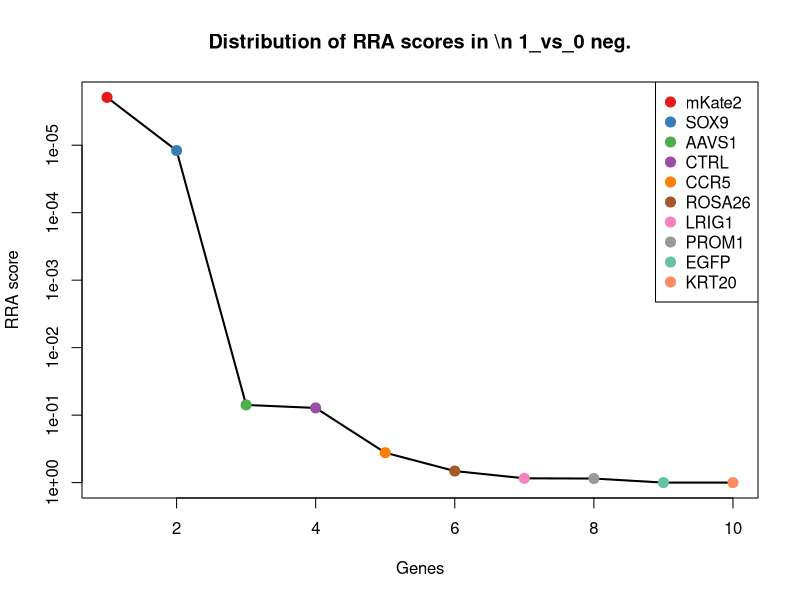
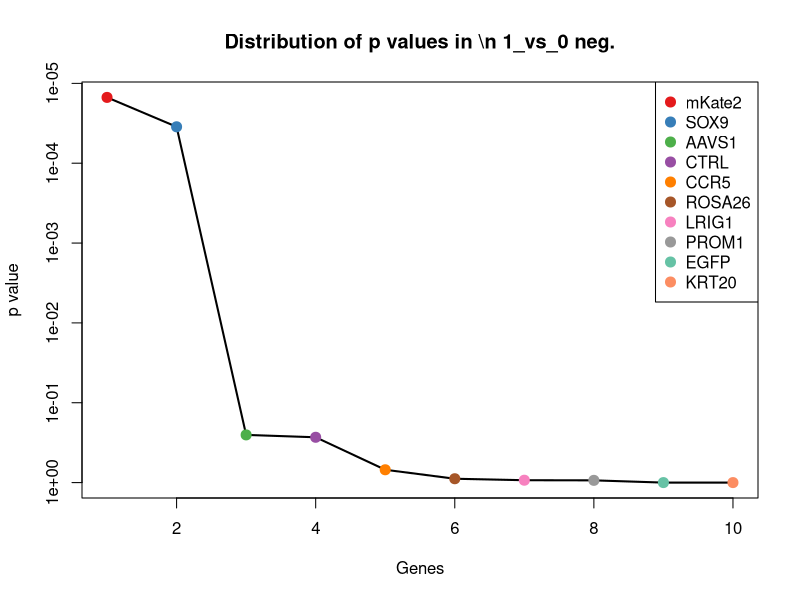
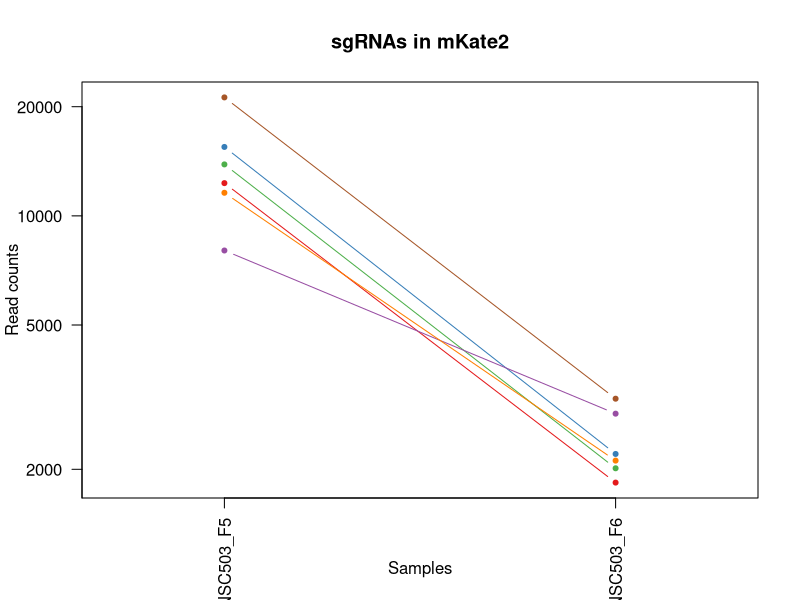
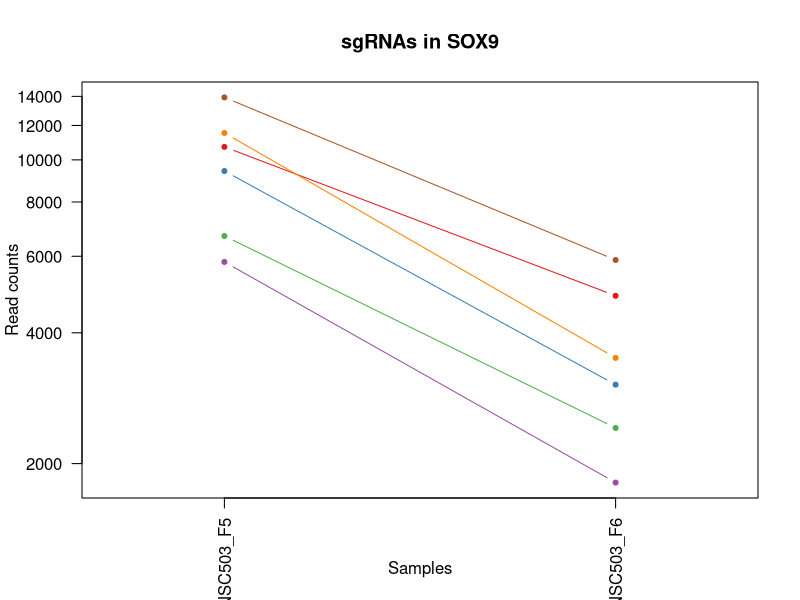
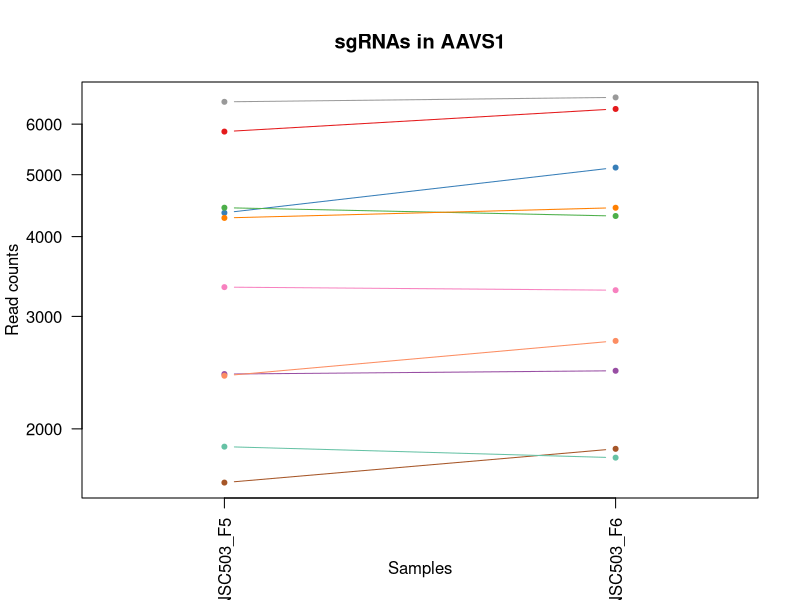
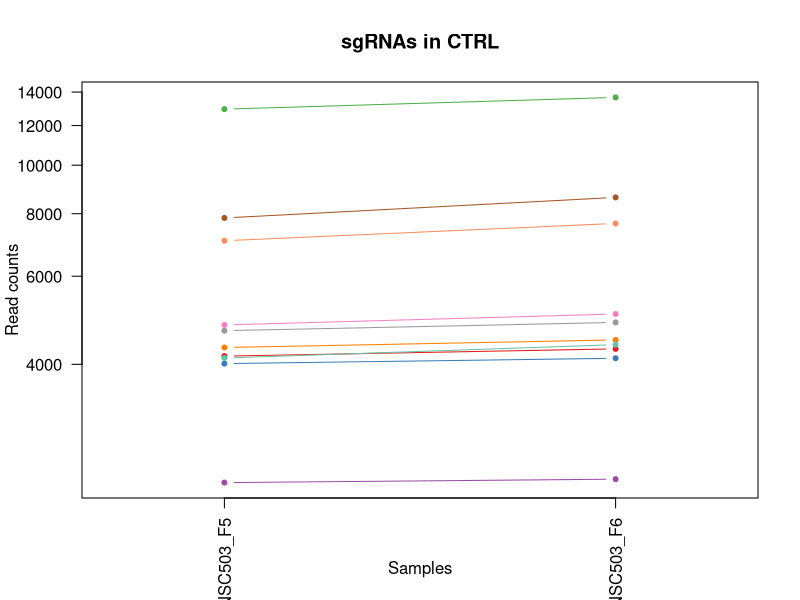
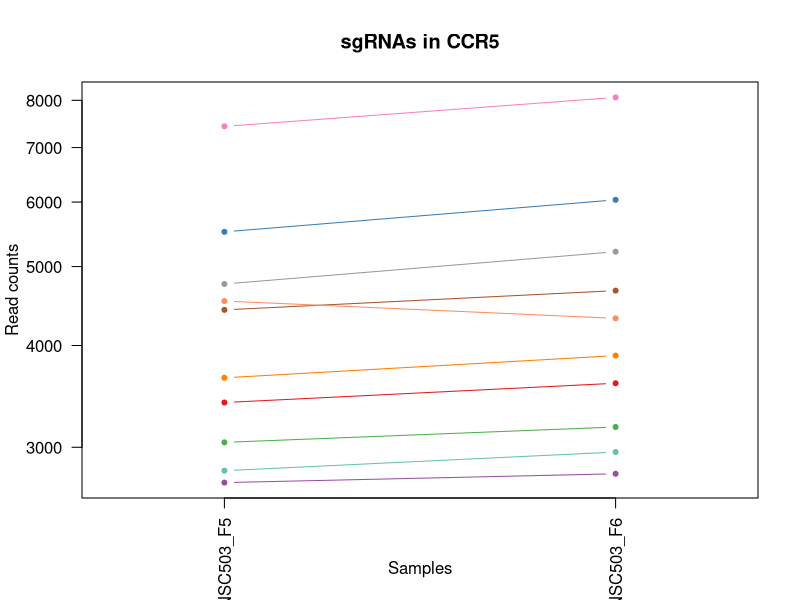
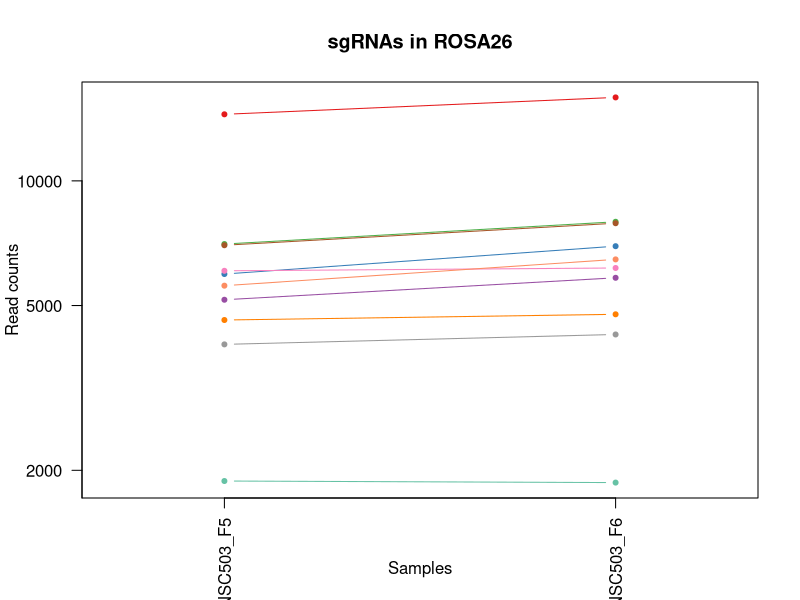

Here is the R script that generated these plots, in order: (Note: this script raises an error after producing the figures.)
pdf(file='S3B_c0_t1.pdf',width=4.5,height=4.5);
gstable=read.table('S3B_c0_t1.gene_summary.txt',header=T)
# 
#
# parameters
# Do not modify the variables beginning with "__"

# gstablename='__GENE_SUMMARY_FILE__'
startindex=3
# outputfile='__OUTPUT_FILE__'
targetgenelist=c("mKate2","SOX9","AAVS1","CTRL","CCR5","ROSA26","LRIG1","PROM1","EGFP","KRT20")
# samplelabel=sub('.\\w+.\\w+$','',colnames(gstable)[startindex]);
samplelabel='1_vs_0 neg.'


# You need to write some codes in front of this code:
# gstable=read.table(gstablename,header=T)
# pdf(file=outputfile,width=6,height=6)


# set up color using RColorBrewer
#library(RColorBrewer)
#colors <- brewer.pal(length(targetgenelist), "Set1")

colors=c( "#E41A1C", "#377EB8", "#4DAF4A", "#984EA3", "#FF7F00",  "#A65628", "#F781BF",
          "#999999", "#66C2A5", "#FC8D62", "#8DA0CB", "#E78AC3", "#A6D854", "#FFD92F", "#E5C494", "#B3B3B3", 
          "#8DD3C7", "#FFFFB3", "#BEBADA", "#FB8072", "#80B1D3", "#FDB462", "#B3DE69", "#FCCDE5",
          "#D9D9D9", "#BC80BD", "#CCEBC5", "#FFED6F")

######
# function definition

plotrankedvalues<-function(val, tglist, ...){
  
  plot(val,log='y',ylim=c(max(val),min(val)),type='l',lwd=2, ...)
  if(length(tglist)>0){
    for(i in 1:length(tglist)){
      targetgene=tglist[i];
      tx=which(names(val)==targetgene);ty=val[targetgene];
      points(tx,ty,col=colors[(i %% length(colors)) ],cex=2,pch=20)
      # text(tx+50,ty,targetgene,col=colors[i])
    }
    legend('topright',tglist,pch=20,pt.cex = 2,cex=1,col=colors)
  }
}



plotrandvalues<-function(val,targetgenelist, ...){
  # choose the one with the best distance distribution
  
  mindiffvalue=0;
  randval=val;
  for(i in 1:20){
    randval0=sample(val)
    vindex=sort(which(names(randval0) %in% targetgenelist))
    if(max(vindex)>0.9*length(val)){
      # print('pass...')
      next;
    }
    mindiffind=min(diff(vindex));
    if (mindiffind > mindiffvalue){
      mindiffvalue=mindiffind;
      randval=randval0;
      # print(paste('Diff: ',mindiffvalue))
    }
  }
  plot(randval,log='y',ylim=c(max(randval),min(randval)),pch=20,col='grey', ...)
  
  if(length(targetgenelist)>0){
    for(i in 1:length(targetgenelist)){
      targetgene=targetgenelist[i];
      tx=which(names(randval)==targetgene);ty=randval[targetgene];
      points(tx,ty,col=colors[(i %% length(colors)) ],cex=2,pch=20)
      text(tx+50,ty,targetgene,col=colors[i])
    }
  }
  
}




# set.seed(1235)



pvec=gstable[,startindex]
names(pvec)=gstable[,'id']
pvec=sort(pvec);

plotrankedvalues(pvec,targetgenelist,xlab='Genes',ylab='RRA score',main=paste('Distribution of RRA scores in \\n',samplelabel))

# plotrandvalues(pvec,targetgenelist,xlab='Genes',ylab='RRA score',main=paste('Distribution of RRA scores in \\n',samplelabel))


pvec=gstable[,startindex+1]
names(pvec)=gstable[,'id']
pvec=sort(pvec);

plotrankedvalues(pvec,targetgenelist,xlab='Genes',ylab='p value',main=paste('Distribution of p values in \\n',samplelabel))

# plotrandvalues(pvec,targetgenelist,xlab='Genes',ylab='p value',main=paste('Distribution of p values in \\n',samplelabel))



# you need to write after this code:
# dev.off()






# parameters
# Do not modify the variables beginning with "__"
targetmat=list(c(12308.894226224898,1837.2381008275133),c(15488.426429793843,2203.8410138202216),c(13862.515356909069,2012.092485595925),c(8024.183584267058,2846.663172316653),c(11576.192778157758,2112.6126391584417),c(21214.034902733216,3130.484782375524))
targetgene="mKate2"
collabel=c("S21_MNSC503_F5","S22_MNSC503_F6")

# set up color using RColorBrewer
#library(RColorBrewer)
#colors <- brewer.pal(length(targetgenelist), "Set1")

colors=c( "#E41A1C", "#377EB8", "#4DAF4A", "#984EA3", "#FF7F00",  "#A65628", "#F781BF",
          "#999999", "#66C2A5", "#FC8D62", "#8DA0CB", "#E78AC3", "#A6D854", "#FFD92F", "#E5C494", "#B3B3B3", 
          "#8DD3C7", "#FFFFB3", "#BEBADA", "#FB8072", "#80B1D3", "#FDB462", "#B3DE69", "#FCCDE5",
          "#D9D9D9", "#BC80BD", "#CCEBC5", "#FFED6F")


## code

targetmatvec=unlist(targetmat)+1
yrange=range(targetmatvec[targetmatvec>0]);
# yrange[1]=1; # set the minimum value to 1
for(i in 1:length(targetmat)){
  vali=targetmat[[i]]+1;
  if(i==1){
    plot(1:length(vali),vali,type='b',las=1,pch=20,main=paste('sgRNAs in',targetgene),ylab='Read counts',xlab='Samples',xlim=c(0.7,length(vali)+0.3),ylim = yrange,col=colors[(i %% length(colors))],xaxt='n',log='y')
    axis(1,at=1:length(vali),labels=(collabel),las=2)
    # lines(0:100,rep(1,101),col='black');
  }else{
    lines(1:length(vali),vali,type='b',pch=20,col=colors[(i %% length(colors))])
  }
}




# parameters
# Do not modify the variables beginning with "__"
targetmat=list(c(10709.938725008147,4865.513315294932),c(9424.648057746557,3037.566993368155),c(6680.080760638876,2415.0178070187867),c(5821.178227035088,1807.6733497797143),c(11530.858407625177,3501.3112312322037),c(13921.327513275663,5882.540751339219))
targetgene="SOX9"
collabel=c("S21_MNSC503_F5","S22_MNSC503_F6")

# set up color using RColorBrewer
#library(RColorBrewer)
#colors <- brewer.pal(length(targetgenelist), "Set1")

colors=c( "#E41A1C", "#377EB8", "#4DAF4A", "#984EA3", "#FF7F00",  "#A65628", "#F781BF",
          "#999999", "#66C2A5", "#FC8D62", "#8DA0CB", "#E78AC3", "#A6D854", "#FFD92F", "#E5C494", "#B3B3B3", 
          "#8DD3C7", "#FFFFB3", "#BEBADA", "#FB8072", "#80B1D3", "#FDB462", "#B3DE69", "#FCCDE5",
          "#D9D9D9", "#BC80BD", "#CCEBC5", "#FFED6F")


## code

targetmatvec=unlist(targetmat)+1
yrange=range(targetmatvec[targetmatvec>0]);
# yrange[1]=1; # set the minimum value to 1
for(i in 1:length(targetmat)){
  vali=targetmat[[i]]+1;
  if(i==1){
    plot(1:length(vali),vali,type='b',las=1,pch=20,main=paste('sgRNAs in',targetgene),ylab='Read counts',xlab='Samples',xlim=c(0.7,length(vali)+0.3),ylim = yrange,col=colors[(i %% length(colors))],xaxt='n',log='y')
    axis(1,at=1:length(vali),labels=(collabel),las=2)
    # lines(0:100,rep(1,101),col='black');
  }else{
    lines(1:length(vali),vali,type='b',pch=20,col=colors[(i %% length(colors))])
  }
}




# parameters
# Do not modify the variables beginning with "__"
targetmat=list(c(5839.557025899649,6336.148503129737),c(4357.000584158445,5129.06195320674),c(4437.867299162511,4307.161874077927),c(2435.8034761830677,2464.855530213648),c(4277.359122412017,4437.246778688243),c(1646.7403782646093,1860.0451944929582),c(3332.6888607736137,3296.0473882431984),c(6501.193785023822,6605.610091251106),c(1874.6374841851577,1801.7603995701545),c(2421.1004370914193,2745.2983115813417))
targetgene="AAVS1"
collabel=c("S21_MNSC503_F5","S22_MNSC503_F6")

# set up color using RColorBrewer
#library(RColorBrewer)
#colors <- brewer.pal(length(targetgenelist), "Set1")

colors=c( "#E41A1C", "#377EB8", "#4DAF4A", "#984EA3", "#FF7F00",  "#A65628", "#F781BF",
          "#999999", "#66C2A5", "#FC8D62", "#8DA0CB", "#E78AC3", "#A6D854", "#FFD92F", "#E5C494", "#B3B3B3", 
          "#8DD3C7", "#FFFFB3", "#BEBADA", "#FB8072", "#80B1D3", "#FDB462", "#B3DE69", "#FCCDE5",
          "#D9D9D9", "#BC80BD", "#CCEBC5", "#FFED6F")


## code

targetmatvec=unlist(targetmat)+1
yrange=range(targetmatvec[targetmatvec>0]);
# yrange[1]=1; # set the minimum value to 1
for(i in 1:length(targetmat)){
  vali=targetmat[[i]]+1;
  if(i==1){
    plot(1:length(vali),vali,type='b',las=1,pch=20,main=paste('sgRNAs in',targetgene),ylab='Read counts',xlab='Samples',xlim=c(0.7,length(vali)+0.3),ylim = yrange,col=colors[(i %% length(colors))],xaxt='n',log='y')
    axis(1,at=1:length(vali),labels=(collabel),las=2)
    # lines(0:100,rep(1,101),col='black');
  }else{
    lines(1:length(vali),vali,type='b',pch=20,col=colors[(i %% length(colors))])
  }
}




# parameters
# Do not modify the variables beginning with "__"
targetmat=list(c(4153.608543390644,4294.491266486013),c(4012.7044187623474,4112.879224335247),c(12942.350160423413,13659.759691255962),c(2320.629669965156,2357.577719268777),c(4321.468239686962,4475.258601463984),c(7844.071355394366,8621.926112711002),c(4794.415997134982,5042.057114408932),c(4669.4401648559715,4850.308586184635),c(4116.850945661523,4378.117276592644),c(7063.585030279369,7648.823449652015))
targetgene="CTRL"
collabel=c("S21_MNSC503_F5","S22_MNSC503_F6")

# set up color using RColorBrewer
#library(RColorBrewer)
#colors <- brewer.pal(length(targetgenelist), "Set1")

colors=c( "#E41A1C", "#377EB8", "#4DAF4A", "#984EA3", "#FF7F00",  "#A65628", "#F781BF",
          "#999999", "#66C2A5", "#FC8D62", "#8DA0CB", "#E78AC3", "#A6D854", "#FFD92F", "#E5C494", "#B3B3B3", 
          "#8DD3C7", "#FFFFB3", "#BEBADA", "#FB8072", "#80B1D3", "#FDB462", "#B3DE69", "#FCCDE5",
          "#D9D9D9", "#BC80BD", "#CCEBC5", "#FFED6F")


## code

targetmatvec=unlist(targetmat)+1
yrange=range(targetmatvec[targetmatvec>0]);
# yrange[1]=1; # set the minimum value to 1
for(i in 1:length(targetmat)){
  vali=targetmat[[i]]+1;
  if(i==1){
    plot(1:length(vali),vali,type='b',las=1,pch=20,main=paste('sgRNAs in',targetgene),ylab='Read counts',xlab='Samples',xlim=c(0.7,length(vali)+0.3),ylim = yrange,col=colors[(i %% length(colors))],xaxt='n',log='y')
    axis(1,at=1:length(vali),labels=(collabel),las=2)
    # lines(0:100,rep(1,101),col='black');
  }else{
    lines(1:length(vali),vali,type='b',pch=20,col=colors[(i %% length(colors))])
  }
}




# parameters
# Do not modify the variables beginning with "__"
targetmat=list(c(3403.7535497165804,3594.229020239572),c(5514.864912625749,6037.122163960569),c(3041.0785854559226,3176.0989697064138),c(2713.935965666748,2782.465427184289),c(3650.0294545016895,3886.4977020263855),c(4423.164260070863,4670.385958379458),c(7431.161007570577,8065.264085839585),c(4758.883652663499,5213.532670486166),c(2807.055213247187,2959.0092262982894),c(4534.662306515862,4318.143067324252))
targetgene="CCR5"
collabel=c("S21_MNSC503_F5","S22_MNSC503_F6")

# set up color using RColorBrewer
#library(RColorBrewer)
#colors <- brewer.pal(length(targetgenelist), "Set1")

colors=c( "#E41A1C", "#377EB8", "#4DAF4A", "#984EA3", "#FF7F00",  "#A65628", "#F781BF",
          "#999999", "#66C2A5", "#FC8D62", "#8DA0CB", "#E78AC3", "#A6D854", "#FFD92F", "#E5C494", "#B3B3B3", 
          "#8DD3C7", "#FFFFB3", "#BEBADA", "#FB8072", "#80B1D3", "#FDB462", "#B3DE69", "#FCCDE5",
          "#D9D9D9", "#BC80BD", "#CCEBC5", "#FFED6F")


## code

targetmatvec=unlist(targetmat)+1
yrange=range(targetmatvec[targetmatvec>0]);
# yrange[1]=1; # set the minimum value to 1
for(i in 1:length(targetmat)){
  vali=targetmat[[i]]+1;
  if(i==1){
    plot(1:length(vali),vali,type='b',las=1,pch=20,main=paste('sgRNAs in',targetgene),ylab='Read counts',xlab='Samples',xlim=c(0.7,length(vali)+0.3),ylim = yrange,col=colors[(i %% length(colors))],xaxt='n',log='y')
    axis(1,at=1:length(vali),labels=(collabel),las=2)
    # lines(0:100,rep(1,101),col='black');
  }else{
    lines(1:length(vali),vali,type='b',pch=20,col=colors[(i %% length(colors))])
  }
}




# parameters
# Do not modify the variables beginning with "__"
targetmat=list(c(14478.81774550066,15905.836063715897),c(5955.956085375197,6953.62944644234),c(7036.629458611347,7964.743932277068),c(5161.99197442619,5832.7030281443585),c(4611.8532617470155,4760.769625868444),c(6990.069834821127,7900.546187144704),c(6063.778372047285,6159.604704015736),c(4027.4074578539958,4255.634736537477),c(1883.2142569886194,1866.8028518753124),c(5582.253841795803,6461.165164703287))
targetgene="ROSA26"
collabel=c("S21_MNSC503_F5","S22_MNSC503_F6")

# set up color using RColorBrewer
#library(RColorBrewer)
#colors <- brewer.pal(length(targetgenelist), "Set1")

colors=c( "#E41A1C", "#377EB8", "#4DAF4A", "#984EA3", "#FF7F00",  "#A65628", "#F781BF",
          "#999999", "#66C2A5", "#FC8D62", "#8DA0CB", "#E78AC3", "#A6D854", "#FFD92F", "#E5C494", "#B3B3B3", 
          "#8DD3C7", "#FFFFB3", "#BEBADA", "#FB8072", "#80B1D3", "#FDB462", "#B3DE69", "#FCCDE5",
          "#D9D9D9", "#BC80BD", "#CCEBC5", "#FFED6F")


## code

targetmatvec=unlist(targetmat)+1
yrange=range(targetmatvec[targetmatvec>0]);
# yrange[1]=1; # set the minimum value to 1
for(i in 1:length(targetmat)){
  vali=targetmat[[i]]+1;
  if(i==1){
    plot(1:length(vali),vali,type='b',las=1,pch=20,main=paste('sgRNAs in',targetgene),ylab='Read counts',xlab='Samples',xlim=c(0.7,length(vali)+0.3),ylim = yrange,col=colors[(i %% length(colors))],xaxt='n',log='y')
    axis(1,at=1:length(vali),labels=(collabel),las=2)
    # lines(0:100,rep(1,101),col='black');
  }else{
    lines(1:length(vali),vali,type='b',pch=20,col=colors[(i %% length(colors))])
  }
}




# parameters
# Do not modify the variables beginning with "__"
targetmat=list(c(5732.959992485198,5874.938386784072),c(3129.2968200058126,3603.520799140309),c(3238.3443599355373,3617.880821077811),c(6270.846172587999,7241.674592365182),c(9026.440749014417,10219.267376464946),c(3349.842406380537,3804.5611062653425))
targetgene="LRIG1"
collabel=c("S21_MNSC503_F5","S22_MNSC503_F6")

# set up color using RColorBrewer
#library(RColorBrewer)
#colors <- brewer.pal(length(targetgenelist), "Set1")

colors=c( "#E41A1C", "#377EB8", "#4DAF4A", "#984EA3", "#FF7F00",  "#A65628", "#F781BF",
          "#999999", "#66C2A5", "#FC8D62", "#8DA0CB", "#E78AC3", "#A6D854", "#FFD92F", "#E5C494", "#B3B3B3", 
          "#8DD3C7", "#FFFFB3", "#BEBADA", "#FB8072", "#80B1D3", "#FDB462", "#B3DE69", "#FCCDE5",
          "#D9D9D9", "#BC80BD", "#CCEBC5", "#FFED6F")


## code

targetmatvec=unlist(targetmat)+1
yrange=range(targetmatvec[targetmatvec>0]);
# yrange[1]=1; # set the minimum value to 1
for(i in 1:length(targetmat)){
  vali=targetmat[[i]]+1;
  if(i==1){
    plot(1:length(vali),vali,type='b',las=1,pch=20,main=paste('sgRNAs in',targetgene),ylab='Read counts',xlab='Samples',xlim=c(0.7,length(vali)+0.3),ylim = yrange,col=colors[(i %% length(colors))],xaxt='n',log='y')
    axis(1,at=1:length(vali),labels=(collabel),las=2)
    # lines(0:100,rep(1,101),col='black');
  }else{
    lines(1:length(vali),vali,type='b',pch=20,col=colors[(i %% length(colors))])
  }
}




# parameters
# Do not modify the variables beginning with "__"
targetmat=list(c(4617.979528035203,4917.040452835382),c(6958.213250122556,7340.505331582111),c(4605.726995458829,5293.779851901621),c(7665.184379779312,8203.796062177844),c(4410.911727494489,4928.8663532545015),c(10757.723602056003,11710.175536446812))
targetgene="PROM1"
collabel=c("S21_MNSC503_F5","S22_MNSC503_F6")

# set up color using RColorBrewer
#library(RColorBrewer)
#colors <- brewer.pal(length(targetgenelist), "Set1")

colors=c( "#E41A1C", "#377EB8", "#4DAF4A", "#984EA3", "#FF7F00",  "#A65628", "#F781BF",
          "#999999", "#66C2A5", "#FC8D62", "#8DA0CB", "#E78AC3", "#A6D854", "#FFD92F", "#E5C494", "#B3B3B3", 
          "#8DD3C7", "#FFFFB3", "#BEBADA", "#FB8072", "#80B1D3", "#FDB462", "#B3DE69", "#FCCDE5",
          "#D9D9D9", "#BC80BD", "#CCEBC5", "#FFED6F")


## code

targetmatvec=unlist(targetmat)+1
yrange=range(targetmatvec[targetmatvec>0]);
# yrange[1]=1; # set the minimum value to 1
for(i in 1:length(targetmat)){
  vali=targetmat[[i]]+1;
  if(i==1){
    plot(1:length(vali),vali,type='b',las=1,pch=20,main=paste('sgRNAs in',targetgene),ylab='Read counts',xlab='Samples',xlim=c(0.7,length(vali)+0.3),ylim = yrange,col=colors[(i %% length(colors))],xaxt='n',log='y')
    axis(1,at=1:length(vali),labels=(collabel),las=2)
    # lines(0:100,rep(1,101),col='black');
  }else{
    lines(1:length(vali),vali,type='b',pch=20,col=colors[(i %% length(colors))])
  }
}




# parameters
# Do not modify the variables beginning with "__"
targetmat=list(c(276.9072362260429,8771.439282295585),c(312.4395806975263,10828.301248049605),c(254.8526775885705,5857.199536155392),c(325.91736653153725,5759.213504111258),c(365.1254707759327,10008.935290439174),c(2324.305429738068,9859.422120854591))
targetgene="EGFP"
collabel=c("S21_MNSC503_F5","S22_MNSC503_F6")

# set up color using RColorBrewer
#library(RColorBrewer)
#colors <- brewer.pal(length(targetgenelist), "Set1")

colors=c( "#E41A1C", "#377EB8", "#4DAF4A", "#984EA3", "#FF7F00",  "#A65628", "#F781BF",
          "#999999", "#66C2A5", "#FC8D62", "#8DA0CB", "#E78AC3", "#A6D854", "#FFD92F", "#E5C494", "#B3B3B3", 
          "#8DD3C7", "#FFFFB3", "#BEBADA", "#FB8072", "#80B1D3", "#FDB462", "#B3DE69", "#FCCDE5",
          "#D9D9D9", "#BC80BD", "#CCEBC5", "#FFED6F")


## code

targetmatvec=unlist(targetmat)+1
yrange=range(targetmatvec[targetmatvec>0]);
# yrange[1]=1; # set the minimum value to 1
for(i in 1:length(targetmat)){
  vali=targetmat[[i]]+1;
  if(i==1){
    plot(1:length(vali),vali,type='b',las=1,pch=20,main=paste('sgRNAs in',targetgene),ylab='Read counts',xlab='Samples',xlim=c(0.7,length(vali)+0.3),ylim = yrange,col=colors[(i %% length(colors))],xaxt='n',log='y')
    axis(1,at=1:length(vali),labels=(collabel),las=2)
    # lines(0:100,rep(1,101),col='black');
  }else{
    lines(1:length(vali),vali,type='b',pch=20,col=colors[(i %% length(colors))])
  }
}




# parameters
# Do not modify the variables beginning with "__"
targetmat=list(c(1086.7996395243365,6248.298957159134),c(1034.1137494459301,9045.969113453719),c(861.3530401190627,7522.9620809056705),c(493.7770628278553,3594.229020239572),c(1287.7411737768632,11158.581752612161),c(1013.2844440660951,5144.2666823170375))
targetgene="KRT20"
collabel=c("S21_MNSC503_F5","S22_MNSC503_F6")

# set up color using RColorBrewer
#library(RColorBrewer)
#colors <- brewer.pal(length(targetgenelist), "Set1")

colors=c( "#E41A1C", "#377EB8", "#4DAF4A", "#984EA3", "#FF7F00",  "#A65628", "#F781BF",
          "#999999", "#66C2A5", "#FC8D62", "#8DA0CB", "#E78AC3", "#A6D854", "#FFD92F", "#E5C494", "#B3B3B3", 
          "#8DD3C7", "#FFFFB3", "#BEBADA", "#FB8072", "#80B1D3", "#FDB462", "#B3DE69", "#FCCDE5",
          "#D9D9D9", "#BC80BD", "#CCEBC5", "#FFED6F")


## code

targetmatvec=unlist(targetmat)+1
yrange=range(targetmatvec[targetmatvec>0]);
# yrange[1]=1; # set the minimum value to 1
for(i in 1:length(targetmat)){
  vali=targetmat[[i]]+1;
  if(i==1){
    plot(1:length(vali),vali,type='b',las=1,pch=20,main=paste('sgRNAs in',targetgene),ylab='Read counts',xlab='Samples',xlim=c(0.7,length(vali)+0.3),ylim = yrange,col=colors[(i %% length(colors))],xaxt='n',log='y')
    axis(1,at=1:length(vali),labels=(collabel),las=2)
    # lines(0:100,rep(1,101),col='black');
  }else{
    lines(1:length(vali),vali,type='b',pch=20,col=colors[(i %% length(colors))])
  }
}



# 
#
# parameters
# Do not modify the variables beginning with "__"

# gstablename='__GENE_SUMMARY_FILE__'
startindex=9
# outputfile='__OUTPUT_FILE__'
targetgenelist=c("EGFP","KRT20","LRIG1","PROM1","AAVS1","ROSA26","CCR5","CTRL","SOX9","mKate2")
# samplelabel=sub('.\\w+.\\w+$','',colnames(gstable)[startindex]);
samplelabel='1_vs_0 pos.'


# You need to write some codes in front of this code:
# gstable=read.table(gstablename,header=T)
# pdf(file=outputfile,width=6,height=6)


# set up color using RColorBrewer
#library(RColorBrewer)
#colors <- brewer.pal(length(targetgenelist), "Set1")

colors=c( "#E41A1C", "#377EB8", "#4DAF4A", "#984EA3", "#FF7F00",  "#A65628", "#F781BF",
          "#999999", "#66C2A5", "#FC8D62", "#8DA0CB", "#E78AC3", "#A6D854", "#FFD92F", "#E5C494", "#B3B3B3", 
          "#8DD3C7", "#FFFFB3", "#BEBADA", "#FB8072", "#80B1D3", "#FDB462", "#B3DE69", "#FCCDE5",
          "#D9D9D9", "#BC80BD", "#CCEBC5", "#FFED6F")

######
# function definition

plotrankedvalues<-function(val, tglist, ...){
  
  plot(val,log='y',ylim=c(max(val),min(val)),type='l',lwd=2, ...)
  if(length(tglist)>0){
    for(i in 1:length(tglist)){
      targetgene=tglist[i];
      tx=which(names(val)==targetgene);ty=val[targetgene];
      points(tx,ty,col=colors[(i %% length(colors)) ],cex=2,pch=20)
      # text(tx+50,ty,targetgene,col=colors[i])
    }
    legend('topright',tglist,pch=20,pt.cex = 2,cex=1,col=colors)
  }
}



plotrandvalues<-function(val,targetgenelist, ...){
  # choose the one with the best distance distribution
  
  mindiffvalue=0;
  randval=val;
  for(i in 1:20){
    randval0=sample(val)
    vindex=sort(which(names(randval0) %in% targetgenelist))
    if(max(vindex)>0.9*length(val)){
      # print('pass...')
      next;
    }
    mindiffind=min(diff(vindex));
    if (mindiffind > mindiffvalue){
      mindiffvalue=mindiffind;
      randval=randval0;
      # print(paste('Diff: ',mindiffvalue))
    }
  }
  plot(randval,log='y',ylim=c(max(randval),min(randval)),pch=20,col='grey', ...)
  
  if(length(targetgenelist)>0){
    for(i in 1:length(targetgenelist)){
      targetgene=targetgenelist[i];
      tx=which(names(randval)==targetgene);ty=randval[targetgene];
      points(tx,ty,col=colors[(i %% length(colors)) ],cex=2,pch=20)
      text(tx+50,ty,targetgene,col=colors[i])
    }
  }
  
}




# set.seed(1235)



pvec=gstable[,startindex]
names(pvec)=gstable[,'id']
pvec=sort(pvec);

plotrankedvalues(pvec,targetgenelist,xlab='Genes',ylab='RRA score',main=paste('Distribution of RRA scores in \\n',samplelabel))

# plotrandvalues(pvec,targetgenelist,xlab='Genes',ylab='RRA score',main=paste('Distribution of RRA scores in \\n',samplelabel))


pvec=gstable[,startindex+1]
names(pvec)=gstable[,'id']
pvec=sort(pvec);

plotrankedvalues(pvec,targetgenelist,xlab='Genes',ylab='p value',main=paste('Distribution of p values in \\n',samplelabel))

# plotrandvalues(pvec,targetgenelist,xlab='Genes',ylab='p value',main=paste('Distribution of p values in \\n',samplelabel))



# you need to write after this code:
# dev.off()






# parameters
# Do not modify the variables beginning with "__"
targetmat=list(c(276.9072362260429,8771.439282295585),c(312.4395806975263,10828.301248049605),c(254.8526775885705,5857.199536155392),c(325.91736653153725,5759.213504111258),c(365.1254707759327,10008.935290439174),c(2324.305429738068,9859.422120854591))
targetgene="EGFP"
collabel=c("S21_MNSC503_F5","S22_MNSC503_F6")

# set up color using RColorBrewer
#library(RColorBrewer)
#colors <- brewer.pal(length(targetgenelist), "Set1")

colors=c( "#E41A1C", "#377EB8", "#4DAF4A", "#984EA3", "#FF7F00",  "#A65628", "#F781BF",
          "#999999", "#66C2A5", "#FC8D62", "#8DA0CB", "#E78AC3", "#A6D854", "#FFD92F", "#E5C494", "#B3B3B3", 
          "#8DD3C7", "#FFFFB3", "#BEBADA", "#FB8072", "#80B1D3", "#FDB462", "#B3DE69", "#FCCDE5",
          "#D9D9D9", "#BC80BD", "#CCEBC5", "#FFED6F")


## code

targetmatvec=unlist(targetmat)+1
yrange=range(targetmatvec[targetmatvec>0]);
# yrange[1]=1; # set the minimum value to 1
for(i in 1:length(targetmat)){
  vali=targetmat[[i]]+1;
  if(i==1){
    plot(1:length(vali),vali,type='b',las=1,pch=20,main=paste('sgRNAs in',targetgene),ylab='Read counts',xlab='Samples',xlim=c(0.7,length(vali)+0.3),ylim = yrange,col=colors[(i %% length(colors))],xaxt='n',log='y')
    axis(1,at=1:length(vali),labels=(collabel),las=2)
    # lines(0:100,rep(1,101),col='black');
  }else{
    lines(1:length(vali),vali,type='b',pch=20,col=colors[(i %% length(colors))])
  }
}




# parameters
# Do not modify the variables beginning with "__"
targetmat=list(c(1086.7996395243365,6248.298957159134),c(1034.1137494459301,9045.969113453719),c(861.3530401190627,7522.9620809056705),c(493.7770628278553,3594.229020239572),c(1287.7411737768632,11158.581752612161),c(1013.2844440660951,5144.2666823170375))
targetgene="KRT20"
collabel=c("S21_MNSC503_F5","S22_MNSC503_F6")

# set up color using RColorBrewer
#library(RColorBrewer)
#colors <- brewer.pal(length(targetgenelist), "Set1")

colors=c( "#E41A1C", "#377EB8", "#4DAF4A", "#984EA3", "#FF7F00",  "#A65628", "#F781BF",
          "#999999", "#66C2A5", "#FC8D62", "#8DA0CB", "#E78AC3", "#A6D854", "#FFD92F", "#E5C494", "#B3B3B3", 
          "#8DD3C7", "#FFFFB3", "#BEBADA", "#FB8072", "#80B1D3", "#FDB462", "#B3DE69", "#FCCDE5",
          "#D9D9D9", "#BC80BD", "#CCEBC5", "#FFED6F")


## code

targetmatvec=unlist(targetmat)+1
yrange=range(targetmatvec[targetmatvec>0]);
# yrange[1]=1; # set the minimum value to 1
for(i in 1:length(targetmat)){
  vali=targetmat[[i]]+1;
  if(i==1){
    plot(1:length(vali),vali,type='b',las=1,pch=20,main=paste('sgRNAs in',targetgene),ylab='Read counts',xlab='Samples',xlim=c(0.7,length(vali)+0.3),ylim = yrange,col=colors[(i %% length(colors))],xaxt='n',log='y')
    axis(1,at=1:length(vali),labels=(collabel),las=2)
    # lines(0:100,rep(1,101),col='black');
  }else{
    lines(1:length(vali),vali,type='b',pch=20,col=colors[(i %% length(colors))])
  }
}




# parameters
# Do not modify the variables beginning with "__"
targetmat=list(c(5732.959992485198,5874.938386784072),c(3129.2968200058126,3603.520799140309),c(3238.3443599355373,3617.880821077811),c(6270.846172587999,7241.674592365182),c(9026.440749014417,10219.267376464946),c(3349.842406380537,3804.5611062653425))
targetgene="LRIG1"
collabel=c("S21_MNSC503_F5","S22_MNSC503_F6")

# set up color using RColorBrewer
#library(RColorBrewer)
#colors <- brewer.pal(length(targetgenelist), "Set1")

colors=c( "#E41A1C", "#377EB8", "#4DAF4A", "#984EA3", "#FF7F00",  "#A65628", "#F781BF",
          "#999999", "#66C2A5", "#FC8D62", "#8DA0CB", "#E78AC3", "#A6D854", "#FFD92F", "#E5C494", "#B3B3B3", 
          "#8DD3C7", "#FFFFB3", "#BEBADA", "#FB8072", "#80B1D3", "#FDB462", "#B3DE69", "#FCCDE5",
          "#D9D9D9", "#BC80BD", "#CCEBC5", "#FFED6F")


## code

targetmatvec=unlist(targetmat)+1
yrange=range(targetmatvec[targetmatvec>0]);
# yrange[1]=1; # set the minimum value to 1
for(i in 1:length(targetmat)){
  vali=targetmat[[i]]+1;
  if(i==1){
    plot(1:length(vali),vali,type='b',las=1,pch=20,main=paste('sgRNAs in',targetgene),ylab='Read counts',xlab='Samples',xlim=c(0.7,length(vali)+0.3),ylim = yrange,col=colors[(i %% length(colors))],xaxt='n',log='y')
    axis(1,at=1:length(vali),labels=(collabel),las=2)
    # lines(0:100,rep(1,101),col='black');
  }else{
    lines(1:length(vali),vali,type='b',pch=20,col=colors[(i %% length(colors))])
  }
}




# parameters
# Do not modify the variables beginning with "__"
targetmat=list(c(4617.979528035203,4917.040452835382),c(6958.213250122556,7340.505331582111),c(4605.726995458829,5293.779851901621),c(7665.184379779312,8203.796062177844),c(4410.911727494489,4928.8663532545015),c(10757.723602056003,11710.175536446812))
targetgene="PROM1"
collabel=c("S21_MNSC503_F5","S22_MNSC503_F6")

# set up color using RColorBrewer
#library(RColorBrewer)
#colors <- brewer.pal(length(targetgenelist), "Set1")

colors=c( "#E41A1C", "#377EB8", "#4DAF4A", "#984EA3", "#FF7F00",  "#A65628", "#F781BF",
          "#999999", "#66C2A5", "#FC8D62", "#8DA0CB", "#E78AC3", "#A6D854", "#FFD92F", "#E5C494", "#B3B3B3", 
          "#8DD3C7", "#FFFFB3", "#BEBADA", "#FB8072", "#80B1D3", "#FDB462", "#B3DE69", "#FCCDE5",
          "#D9D9D9", "#BC80BD", "#CCEBC5", "#FFED6F")


## code

targetmatvec=unlist(targetmat)+1
yrange=range(targetmatvec[targetmatvec>0]);
# yrange[1]=1; # set the minimum value to 1
for(i in 1:length(targetmat)){
  vali=targetmat[[i]]+1;
  if(i==1){
    plot(1:length(vali),vali,type='b',las=1,pch=20,main=paste('sgRNAs in',targetgene),ylab='Read counts',xlab='Samples',xlim=c(0.7,length(vali)+0.3),ylim = yrange,col=colors[(i %% length(colors))],xaxt='n',log='y')
    axis(1,at=1:length(vali),labels=(collabel),las=2)
    # lines(0:100,rep(1,101),col='black');
  }else{
    lines(1:length(vali),vali,type='b',pch=20,col=colors[(i %% length(colors))])
  }
}




# parameters
# Do not modify the variables beginning with "__"
targetmat=list(c(5839.557025899649,6336.148503129737),c(4357.000584158445,5129.06195320674),c(4437.867299162511,4307.161874077927),c(2435.8034761830677,2464.855530213648),c(4277.359122412017,4437.246778688243),c(1646.7403782646093,1860.0451944929582),c(3332.6888607736137,3296.0473882431984),c(6501.193785023822,6605.610091251106),c(1874.6374841851577,1801.7603995701545),c(2421.1004370914193,2745.2983115813417))
targetgene="AAVS1"
collabel=c("S21_MNSC503_F5","S22_MNSC503_F6")

# set up color using RColorBrewer
#library(RColorBrewer)
#colors <- brewer.pal(length(targetgenelist), "Set1")

colors=c( "#E41A1C", "#377EB8", "#4DAF4A", "#984EA3", "#FF7F00",  "#A65628", "#F781BF",
          "#999999", "#66C2A5", "#FC8D62", "#8DA0CB", "#E78AC3", "#A6D854", "#FFD92F", "#E5C494", "#B3B3B3", 
          "#8DD3C7", "#FFFFB3", "#BEBADA", "#FB8072", "#80B1D3", "#FDB462", "#B3DE69", "#FCCDE5",
          "#D9D9D9", "#BC80BD", "#CCEBC5", "#FFED6F")


## code

targetmatvec=unlist(targetmat)+1
yrange=range(targetmatvec[targetmatvec>0]);
# yrange[1]=1; # set the minimum value to 1
for(i in 1:length(targetmat)){
  vali=targetmat[[i]]+1;
  if(i==1){
    plot(1:length(vali),vali,type='b',las=1,pch=20,main=paste('sgRNAs in',targetgene),ylab='Read counts',xlab='Samples',xlim=c(0.7,length(vali)+0.3),ylim = yrange,col=colors[(i %% length(colors))],xaxt='n',log='y')
    axis(1,at=1:length(vali),labels=(collabel),las=2)
    # lines(0:100,rep(1,101),col='black');
  }else{
    lines(1:length(vali),vali,type='b',pch=20,col=colors[(i %% length(colors))])
  }
}




# parameters
# Do not modify the variables beginning with "__"
targetmat=list(c(14478.81774550066,15905.836063715897),c(5955.956085375197,6953.62944644234),c(7036.629458611347,7964.743932277068),c(5161.99197442619,5832.7030281443585),c(4611.8532617470155,4760.769625868444),c(6990.069834821127,7900.546187144704),c(6063.778372047285,6159.604704015736),c(4027.4074578539958,4255.634736537477),c(1883.2142569886194,1866.8028518753124),c(5582.253841795803,6461.165164703287))
targetgene="ROSA26"
collabel=c("S21_MNSC503_F5","S22_MNSC503_F6")

# set up color using RColorBrewer
#library(RColorBrewer)
#colors <- brewer.pal(length(targetgenelist), "Set1")

colors=c( "#E41A1C", "#377EB8", "#4DAF4A", "#984EA3", "#FF7F00",  "#A65628", "#F781BF",
          "#999999", "#66C2A5", "#FC8D62", "#8DA0CB", "#E78AC3", "#A6D854", "#FFD92F", "#E5C494", "#B3B3B3", 
          "#8DD3C7", "#FFFFB3", "#BEBADA", "#FB8072", "#80B1D3", "#FDB462", "#B3DE69", "#FCCDE5",
          "#D9D9D9", "#BC80BD", "#CCEBC5", "#FFED6F")


## code

targetmatvec=unlist(targetmat)+1
yrange=range(targetmatvec[targetmatvec>0]);
# yrange[1]=1; # set the minimum value to 1
for(i in 1:length(targetmat)){
  vali=targetmat[[i]]+1;
  if(i==1){
    plot(1:length(vali),vali,type='b',las=1,pch=20,main=paste('sgRNAs in',targetgene),ylab='Read counts',xlab='Samples',xlim=c(0.7,length(vali)+0.3),ylim = yrange,col=colors[(i %% length(colors))],xaxt='n',log='y')
    axis(1,at=1:length(vali),labels=(collabel),las=2)
    # lines(0:100,rep(1,101),col='black');
  }else{
    lines(1:length(vali),vali,type='b',pch=20,col=colors[(i %% length(colors))])
  }
}




# parameters
# Do not modify the variables beginning with "__"
targetmat=list(c(3403.7535497165804,3594.229020239572),c(5514.864912625749,6037.122163960569),c(3041.0785854559226,3176.0989697064138),c(2713.935965666748,2782.465427184289),c(3650.0294545016895,3886.4977020263855),c(4423.164260070863,4670.385958379458),c(7431.161007570577,8065.264085839585),c(4758.883652663499,5213.532670486166),c(2807.055213247187,2959.0092262982894),c(4534.662306515862,4318.143067324252))
targetgene="CCR5"
collabel=c("S21_MNSC503_F5","S22_MNSC503_F6")

# set up color using RColorBrewer
#library(RColorBrewer)
#colors <- brewer.pal(length(targetgenelist), "Set1")

colors=c( "#E41A1C", "#377EB8", "#4DAF4A", "#984EA3", "#FF7F00",  "#A65628", "#F781BF",
          "#999999", "#66C2A5", "#FC8D62", "#8DA0CB", "#E78AC3", "#A6D854", "#FFD92F", "#E5C494", "#B3B3B3", 
          "#8DD3C7", "#FFFFB3", "#BEBADA", "#FB8072", "#80B1D3", "#FDB462", "#B3DE69", "#FCCDE5",
          "#D9D9D9", "#BC80BD", "#CCEBC5", "#FFED6F")


## code

targetmatvec=unlist(targetmat)+1
yrange=range(targetmatvec[targetmatvec>0]);
# yrange[1]=1; # set the minimum value to 1
for(i in 1:length(targetmat)){
  vali=targetmat[[i]]+1;
  if(i==1){
    plot(1:length(vali),vali,type='b',las=1,pch=20,main=paste('sgRNAs in',targetgene),ylab='Read counts',xlab='Samples',xlim=c(0.7,length(vali)+0.3),ylim = yrange,col=colors[(i %% length(colors))],xaxt='n',log='y')
    axis(1,at=1:length(vali),labels=(collabel),las=2)
    # lines(0:100,rep(1,101),col='black');
  }else{
    lines(1:length(vali),vali,type='b',pch=20,col=colors[(i %% length(colors))])
  }
}




# parameters
# Do not modify the variables beginning with "__"
targetmat=list(c(4153.608543390644,4294.491266486013),c(4012.7044187623474,4112.879224335247),c(12942.350160423413,13659.759691255962),c(2320.629669965156,2357.577719268777),c(4321.468239686962,4475.258601463984),c(7844.071355394366,8621.926112711002),c(4794.415997134982,5042.057114408932),c(4669.4401648559715,4850.308586184635),c(4116.850945661523,4378.117276592644),c(7063.585030279369,7648.823449652015))
targetgene="CTRL"
collabel=c("S21_MNSC503_F5","S22_MNSC503_F6")

# set up color using RColorBrewer
#library(RColorBrewer)
#colors <- brewer.pal(length(targetgenelist), "Set1")

colors=c( "#E41A1C", "#377EB8", "#4DAF4A", "#984EA3", "#FF7F00",  "#A65628", "#F781BF",
          "#999999", "#66C2A5", "#FC8D62", "#8DA0CB", "#E78AC3", "#A6D854", "#FFD92F", "#E5C494", "#B3B3B3", 
          "#8DD3C7", "#FFFFB3", "#BEBADA", "#FB8072", "#80B1D3", "#FDB462", "#B3DE69", "#FCCDE5",
          "#D9D9D9", "#BC80BD", "#CCEBC5", "#FFED6F")


## code

targetmatvec=unlist(targetmat)+1
yrange=range(targetmatvec[targetmatvec>0]);
# yrange[1]=1; # set the minimum value to 1
for(i in 1:length(targetmat)){
  vali=targetmat[[i]]+1;
  if(i==1){
    plot(1:length(vali),vali,type='b',las=1,pch=20,main=paste('sgRNAs in',targetgene),ylab='Read counts',xlab='Samples',xlim=c(0.7,length(vali)+0.3),ylim = yrange,col=colors[(i %% length(colors))],xaxt='n',log='y')
    axis(1,at=1:length(vali),labels=(collabel),las=2)
    # lines(0:100,rep(1,101),col='black');
  }else{
    lines(1:length(vali),vali,type='b',pch=20,col=colors[(i %% length(colors))])
  }
}




# parameters
# Do not modify the variables beginning with "__"
targetmat=list(c(10709.938725008147,4865.513315294932),c(9424.648057746557,3037.566993368155),c(6680.080760638876,2415.0178070187867),c(5821.178227035088,1807.6733497797143),c(11530.858407625177,3501.3112312322037),c(13921.327513275663,5882.540751339219))
targetgene="SOX9"
collabel=c("S21_MNSC503_F5","S22_MNSC503_F6")

# set up color using RColorBrewer
#library(RColorBrewer)
#colors <- brewer.pal(length(targetgenelist), "Set1")

colors=c( "#E41A1C", "#377EB8", "#4DAF4A", "#984EA3", "#FF7F00",  "#A65628", "#F781BF",
          "#999999", "#66C2A5", "#FC8D62", "#8DA0CB", "#E78AC3", "#A6D854", "#FFD92F", "#E5C494", "#B3B3B3", 
          "#8DD3C7", "#FFFFB3", "#BEBADA", "#FB8072", "#80B1D3", "#FDB462", "#B3DE69", "#FCCDE5",
          "#D9D9D9", "#BC80BD", "#CCEBC5", "#FFED6F")


## code

targetmatvec=unlist(targetmat)+1
yrange=range(targetmatvec[targetmatvec>0]);
# yrange[1]=1; # set the minimum value to 1
for(i in 1:length(targetmat)){
  vali=targetmat[[i]]+1;
  if(i==1){
    plot(1:length(vali),vali,type='b',las=1,pch=20,main=paste('sgRNAs in',targetgene),ylab='Read counts',xlab='Samples',xlim=c(0.7,length(vali)+0.3),ylim = yrange,col=colors[(i %% length(colors))],xaxt='n',log='y')
    axis(1,at=1:length(vali),labels=(collabel),las=2)
    # lines(0:100,rep(1,101),col='black');
  }else{
    lines(1:length(vali),vali,type='b',pch=20,col=colors[(i %% length(colors))])
  }
}




# parameters
# Do not modify the variables beginning with "__"
targetmat=list(c(12308.894226224898,1837.2381008275133),c(15488.426429793843,2203.8410138202216),c(13862.515356909069,2012.092485595925),c(8024.183584267058,2846.663172316653),c(11576.192778157758,2112.6126391584417),c(21214.034902733216,3130.484782375524))
targetgene="mKate2"
collabel=c("S21_MNSC503_F5","S22_MNSC503_F6")

# set up color using RColorBrewer
#library(RColorBrewer)
#colors <- brewer.pal(length(targetgenelist), "Set1")

colors=c( "#E41A1C", "#377EB8", "#4DAF4A", "#984EA3", "#FF7F00",  "#A65628", "#F781BF",
          "#999999", "#66C2A5", "#FC8D62", "#8DA0CB", "#E78AC3", "#A6D854", "#FFD92F", "#E5C494", "#B3B3B3", 
          "#8DD3C7", "#FFFFB3", "#BEBADA", "#FB8072", "#80B1D3", "#FDB462", "#B3DE69", "#FCCDE5",
          "#D9D9D9", "#BC80BD", "#CCEBC5", "#FFED6F")


## code

targetmatvec=unlist(targetmat)+1
yrange=range(targetmatvec[targetmatvec>0]);
# yrange[1]=1; # set the minimum value to 1
for(i in 1:length(targetmat)){
  vali=targetmat[[i]]+1;
  if(i==1){
    plot(1:length(vali),vali,type='b',las=1,pch=20,main=paste('sgRNAs in',targetgene),ylab='Read counts',xlab='Samples',xlim=c(0.7,length(vali)+0.3),ylim = yrange,col=colors[(i %% length(colors))],xaxt='n',log='y')
    axis(1,at=1:length(vali),labels=(collabel),las=2)
    # lines(0:100,rep(1,101),col='black');
  }else{
    lines(1:length(vali),vali,type='b',pch=20,col=colors[(i %% length(colors))])
  }
}



dev.off()
Sweave("S3B_c0_t1_summary.Rnw");
library(tools);

texi2dvi("S3B_c0_t1_summary.tex",pdf=TRUE);
